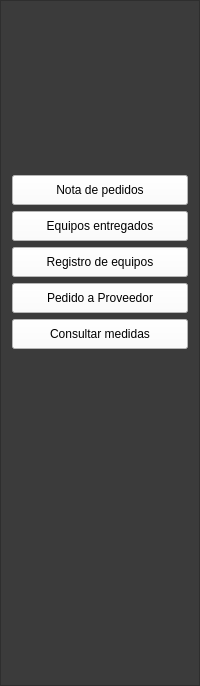
        <widget class="QFrame" name="frame_menu">
         <property name="styleSheet">
          <string notr="true">background-color: rgb(59, 59, 59);</string>
         </property>
         <property name="frameShape">
          <enum>QFrame::StyledPanel</enum>
         </property>
         <property name="frameShadow">
          <enum>QFrame::Raised</enum>
         </property>
         <layout class="QVBoxLayout" name="verticalLayout_2">
          <item>
           <widget class="QLabel" name="label_logo">
            <property name="minimumSize">
             <size>
              <width>157</width>
              <height>157</height>
             </size>
            </property>
            <property name="maximumSize">
             <size>
              <width>256</width>
              <height>256</height>
             </size>
            </property>
            <property name="styleSheet">
             <string notr="true"/>
            </property>
            <property name="text">
             <string/>
            </property>
            <property name="pixmap">
             <pixmap>Image/162331306_2839303456343492_5261755900365664592_n_1.svg</pixmap>
            </property>
            <property name="scaledContents">
             <bool>true</bool>
            </property>
           </widget>
          </item>
          <item>
           <widget class="QPushButton" name="btnnota">
            <property name="minimumSize">
             <size>
              <width>0</width>
              <height>30</height>
             </size>
            </property>
            <property name="styleSheet">
             <string notr="true">background-color: rgb(255, 255, 255);</string>
            </property>
            <property name="text">
             <string>Nota de pedidos</string>
            </property>
           </widget>
          </item>
          <item>
           <widget class="QPushButton" name="btnee">
            <property name="minimumSize">
             <size>
              <width>0</width>
              <height>30</height>
             </size>
            </property>
            <property name="styleSheet">
             <string notr="true">background-color: rgb(255, 255, 255);</string>
            </property>
            <property name="text">
             <string>Equipos entregados</string>
            </property>
           </widget>
          </item>
          <item>
           <widget class="QPushButton" name="btnregistro">
            <property name="minimumSize">
             <size>
              <width>0</width>
              <height>30</height>
             </size>
            </property>
            <property name="styleSheet">
             <string notr="true">background-color: rgb(255, 255, 255);</string>
            </property>
            <property name="text">
             <string>Registro de equipos</string>
            </property>
           </widget>
          </item>
          <item>
           <widget class="QPushButton" name="btnpedidop">
            <property name="minimumSize">
             <size>
              <width>0</width>
              <height>30</height>
             </size>
            </property>
            <property name="styleSheet">
             <string notr="true">background-color: rgb(255, 255, 255);</string>
            </property>
            <property name="text">
             <string>Pedido a Proveedor</string>
            </property>
           </widget>
          </item>
          <item>
           <widget class="QPushButton" name="btnmedidas">
            <property name="minimumSize">
             <size>
              <width>0</width>
              <height>30</height>
             </size>
            </property>
            <property name="styleSheet">
             <string notr="true">background-color: rgb(255, 255, 255);</string>
            </property>
            <property name="text">
             <string>Consultar medidas</string>
            </property>
           </widget>
          </item>
          <item>
           <spacer name="verticalSpacer">
            <property name="orientation">
             <enum>Qt::Vertical</enum>
            </property>
            <property name="sizeType">
             <enum>QSizePolicy::Expanding</enum>
            </property>
            <property name="sizeHint" stdset="0">
             <size>
              <width>17</width>
              <height>325</height>
             </size>
            </property>
           </spacer>
          </item>
         </layout>
        </widget>
